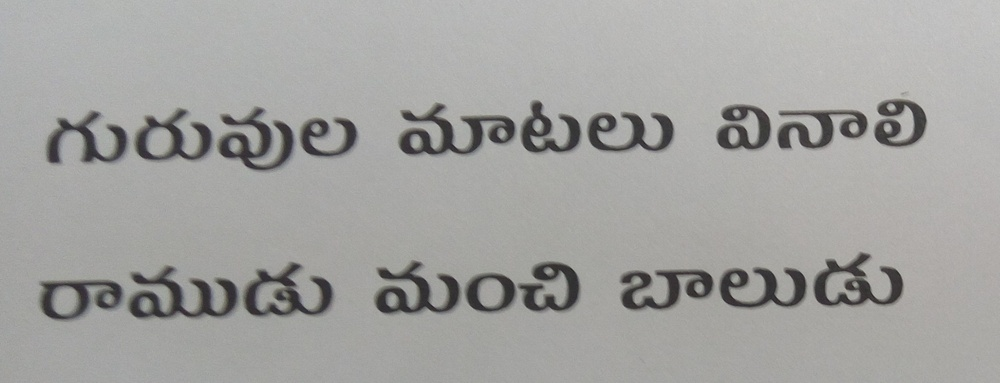
#> input picture Images/Img1.jpg, 1000 x 383 px, shrunk from 2289 x 877 before the run
$ python -i image_augmentation.py   (imports and definitions only)
#> lines starting #> are read from the running program, lines starting #| are printed output that depends on the picture
import cv2
import numpy as np
import random


def to_grayscale(img):
    if len(img.shape) == 3:
        img = cv2.cvtColor(img, cv2.COLOR_BGR2GRAY)
    return img

def normalize_contrast(img):
    return cv2.normalize(img, None, alpha=0, beta=255, norm_type=cv2.NORM_MINMAX)


# [20 lines left out: functions add_gaussian_noise, add_salt_pepper_noise, not called in this run]


def gaussian_blur(img, k_range=(3, 5)):
    k = random.choice(range(k_range[0], k_range[1] + 1, 2))
    return cv2.GaussianBlur(img, (k, k), 0)


# [50 lines left out: functions motion_blur, add_illumination_gradient, jpeg_compression, random_threshold, morphology_noise, small_affine_transform, not called in this run]


def scanned_word_augmentation(img):
    img = to_grayscale(img)
    img = normalize_contrast(img)

    if random.random() < 0.5:
        img = add_gaussian_noise(img)

    if random.random() < 0.3:
        img = add_salt_pepper_noise(img)

    if random.random() < 0.4:
        img = gaussian_blur(img)

    if random.random() < 0.2:
        img = motion_blur(img)

    if random.random() < 0.5:
        img = add_illumination_gradient(img)

    if random.random() < 0.4:
        img = jpeg_compression(img)

    if random.random() < 0.3:
        img = morphology_noise(img)

    if random.random() < 0.3:
        img = small_affine_transform(img)

    return img

>>> import cv2
>>> picture = cv2.imread('../../Images/Img1.jpg')
#> picture is the input picture: shape (383, 1000, 3); mean B, G, R 160.2, 162.4, 162.7
>>> result = scanned_word_augmentation(picture)
#> in normalize_contrast, `return cv2.normalize(img, None, alpha=0, beta=255, norm_type=cv2.NORM_..`:
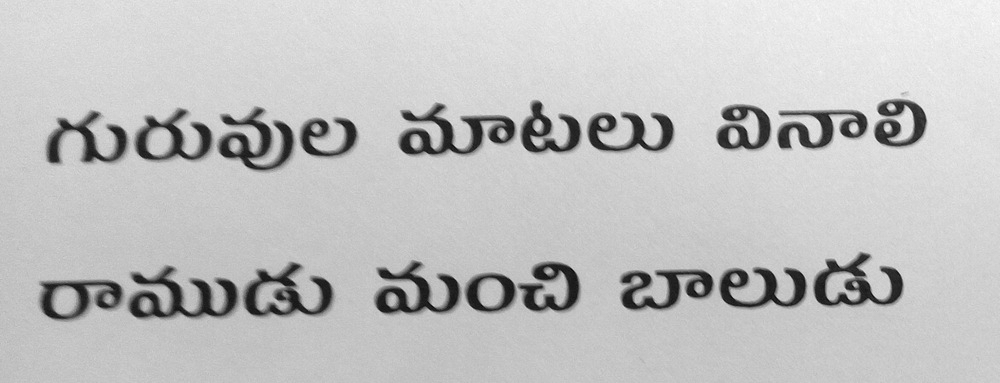
#> returned value: shape (383, 1000); min 0, max 255, mean 193.9
